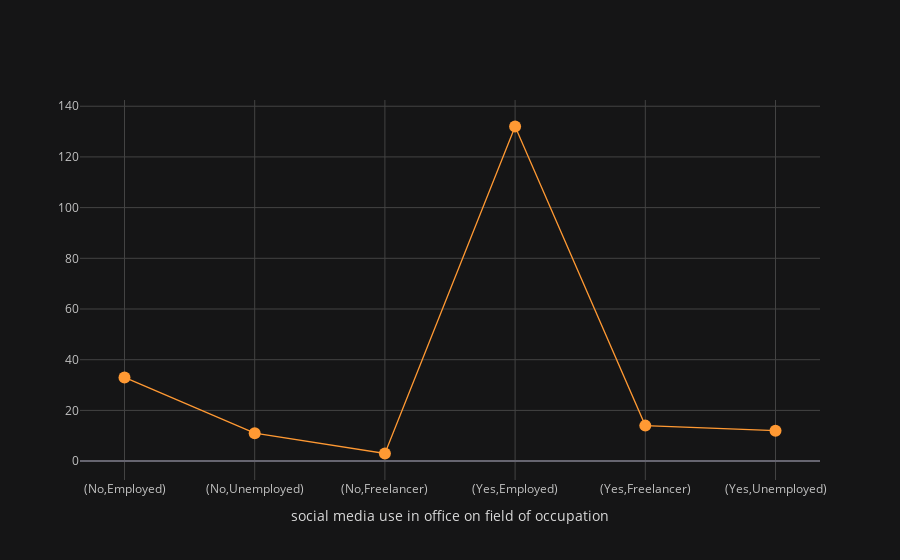

Here is the notebook cell this chart was saved with:
### Code cell
plot5=datas['Field of Occupation'].groupby(datas['Social Media Use in Office']).value_counts()
plot5.iplot(kind='scatter',mode=' lines+markers+text',theme='solar',xTitle='social media use in office on field of occupation')

### Figure 1 — Plotly figure (JSON) as saved in the notebook; plotly's stock layout.template omitted (floating-point values rounded to 4 significant figures)
{"data": [{"line": {"color": "rgba(255, 153, 51, 1.0)", "dash": "solid", "shape": "linear", "width": 1.3}, "marker": {"size": 12, "symbol": "circle"}, "mode": "lines+markers+text", "name": "Field of Occupation", "text": "", "type": "scatter", "x": ["(No,Employed)", "(No,Unemployed)", "(No,Freelancer)", "(Yes,Employed)", "(Yes,Freelancer)", "(Yes,Unemployed)"], "y": [33, 11, 3, 132, 14, 12]}], "layout": {"legend": {"bgcolor": "#151516", "font": {"color": "#D9D9D9"}}, "paper_bgcolor": "#151516", "plot_bgcolor": "#151516", "title": {"font": {"color": "#D9D9D9"}}, "xaxis": {"gridcolor": "#434343", "showgrid": true, "tickfont": {"color": "#C2C2C2"}, "title": {"font": {"color": "#D9D9D9"}, "text": "social media use in office on field of occupation"}, "zerolinecolor": "#666570"}, "yaxis": {"gridcolor": "#434343", "showgrid": true, "tickfont": {"color": "#C2C2C2"}, "title": {"font": {"color": "#D9D9D9"}, "text": ""}, "zerolinecolor": "#666570"}}}
